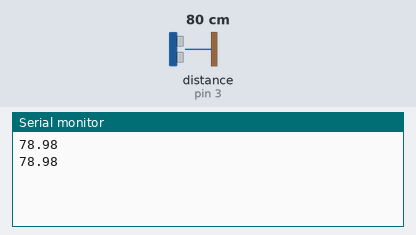
This sketch was run on a simulated Arduino Uno, built with avr-gcc and run on an emulated ATmega328P. On the bench: the last lines printed to the serial monitor. Wiring (inferred from the names in the program): ultrasonic range finder: trigger pin 2; echo pin 3. Inputs (shaded band) come from the test bench; at power-on: distance to the obstacle (sensor on pin 3) 80 cm. The echo pulse lasts 58.3 µs per cm.

Above: at 1.8 s.
1.9 s: distance to the obstacle (sensor on pin 3) set to 2 cm
At 2.6 s:
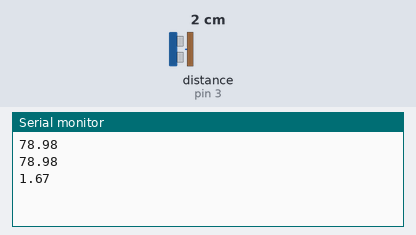
3.4 s: distance to the obstacle (sensor on pin 3) set to 4 cm
At 4.8 s:
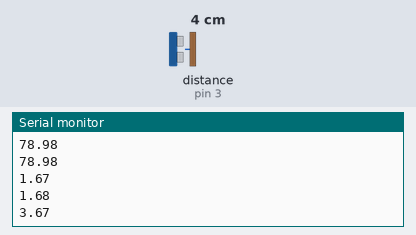
Timing chart, 0 to 6.4 s (numbered marks = the images above; inputs shaded):
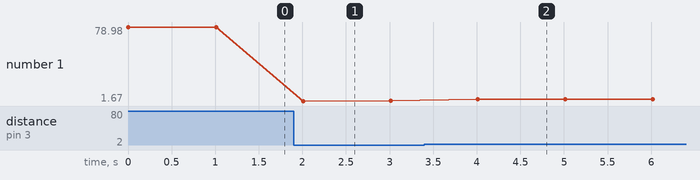

Measured:
- after the input at 1.9 s, the serial monitor: prints a new line after 0.11 s (image 1)
- after the input at 3.4 s, the serial monitor: prints a new line after 0.61 s (image 2)
- plotted number 1: 78.98 → 1.68 after the input at 1.9 s, 1.68 → 3.67 after the input at 3.4 s

The sketch:

UltrasonicSensor_HC-SR04_Sample.ino
```cpp
/*
Idea from https://howtomechatronics.com/tutorials/arduino/ultrasonic-sensor-hc-sr04/
Ultrasonic Sensor HC-SR04 and Arduino Tutorial

by Dejan Nedelkovski,
www.HowToMechatronics.com
*/

#define triger 2
#define echo 3

void setup() {
  Serial.begin(9600);
  pinMode(triger, OUTPUT);
  pinMode(echo, INPUT);
}

void loop() {
  // Clears the triger pin
  digitalWrite(triger, LOW);
  delayMicroseconds(2);

  //Set triger pin HIGH for 10 microseconds
  digitalWrite(triger, HIGH);
  delayMicroseconds(10);
  digitalWrite(triger, LOW);

  // Reads the time taken for the ultrasound wave in microseconds
  double dur = pulseIn(echo, HIGH);

  // Calculating distance
  double dist = dur * 0.034 / 2.0;
  // Printing the result
  Serial.println(dist);
  // Waiting for one second
  delay(1000);
}
```
